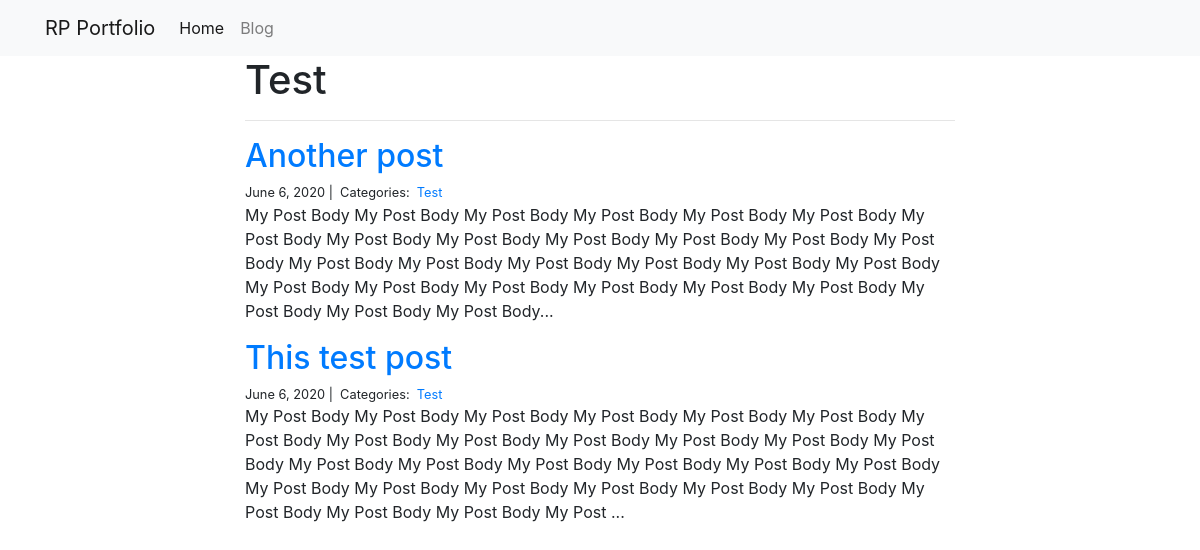
Page /blog/Test/ on the committed database.
### blog/models.py (models this page shows)
class Category(models.Model):
    name = models.CharField(max_length=20)

class Post(models.Model):
    title = models.CharField(max_length=255)
    body = models.TextField()
    created_on = models.DateTimeField(auto_now_add=True)
    last_modified = models.DateTimeField(auto_now=True)
    categories = models.ManyToManyField('Category', related_name='posts')

### blog/views.py (the view)
# urls.py: path("<category>/", views.blog_category, name="blog_category"),
def blog_category(request, category):
    posts = Post.objects.filter(
        categories__name__contains=category
    ).order_by(
        '-created_on'
    )
    context = {
        "category": category,
        "posts": posts
    }
    return render(request, "blog_category.html", context)

### blog/templates/blog_category.html
{% extends "base.html" %}
{% block page_content %}
<div class="col-md-8 offset-md-2">
    <h1>{{ category | title }}</h1>
    <hr>
    {% for post in posts %}
        <h2><a href="{% url 'blog_detail' post.pk%}">{{ post.title }}</a></h2>
        <small>
            {{ post.created_on.date }} |&nbsp;
            Categories:&nbsp;
            {% for category in post.categories.all %}
            <a href="{% url 'blog_category' category.name %}">
                {{ category.name }}
            </a>&nbsp;
            {% endfor %}
        </small>
        <p>{{ post.body | slice:":400" }}...</p>
    {% endfor %}
</div>
{% endblock %}

### personal_portfolio/templates/base.html (shortened to what this page needs)
<link rel="stylesheet" href="https://stackpath.bootstrapcdn.com/bootstrap/4.1.3/css/bootstrap.min.css">
<nav class="navbar navbar-expand-lg navbar-light bg-light">
    <div class="container">
        <a class="navbar-brand" href="{% url 'project_index' %}">RP Portfolio</a>
        <div class="collapse navbar-collapse" id="navbarSupportedContent">
          <ul class="navbar-nav mr-auto">
            <li class="nav-item active">
              <a class="nav-link" href="{% url 'project_index' %}">Home</a>
            </li>
              <li class="nav-item">
              <a class="nav-link" href="{% url 'blog_index' %}">Blog</a>
            </li>
          </ul>
        </div>
    </div>
</nav>
<div class="container">
    {% block page_content %}{% endblock %}
</div>

### rows in the picture
Category: name "Test"
Post: title "Another post", created_on "June 6, 2020", body "My Post Body My Post Body My Post Body My Post Body My Post Body My Post Body My Post Body My Post Body My Post Body My Post Body My Post Body My Post Body My Post Body My Post Body My Post Body My Post Body My Post Body My Post Body My Post Body My Post Body My Post Body My Post Body My Post Body My Post Body My Post Body My Post Body My Post Body My Post Body"
Post: title "This test post", created_on "June 6, 2020", body "My Post Body My Post Body My Post Body My Post Body My Post Body My Post Body My Post Body My Post Body My Post Body My Post Body My Post Body My Post Body My Post Body My Post Body My Post Body My Post Body My Post Body My Post Body My Post Body My Post Body My Post Body My Post Body My Post Body My Post Body My Post Body My Post Body My Post Body My Post Body My Post"
